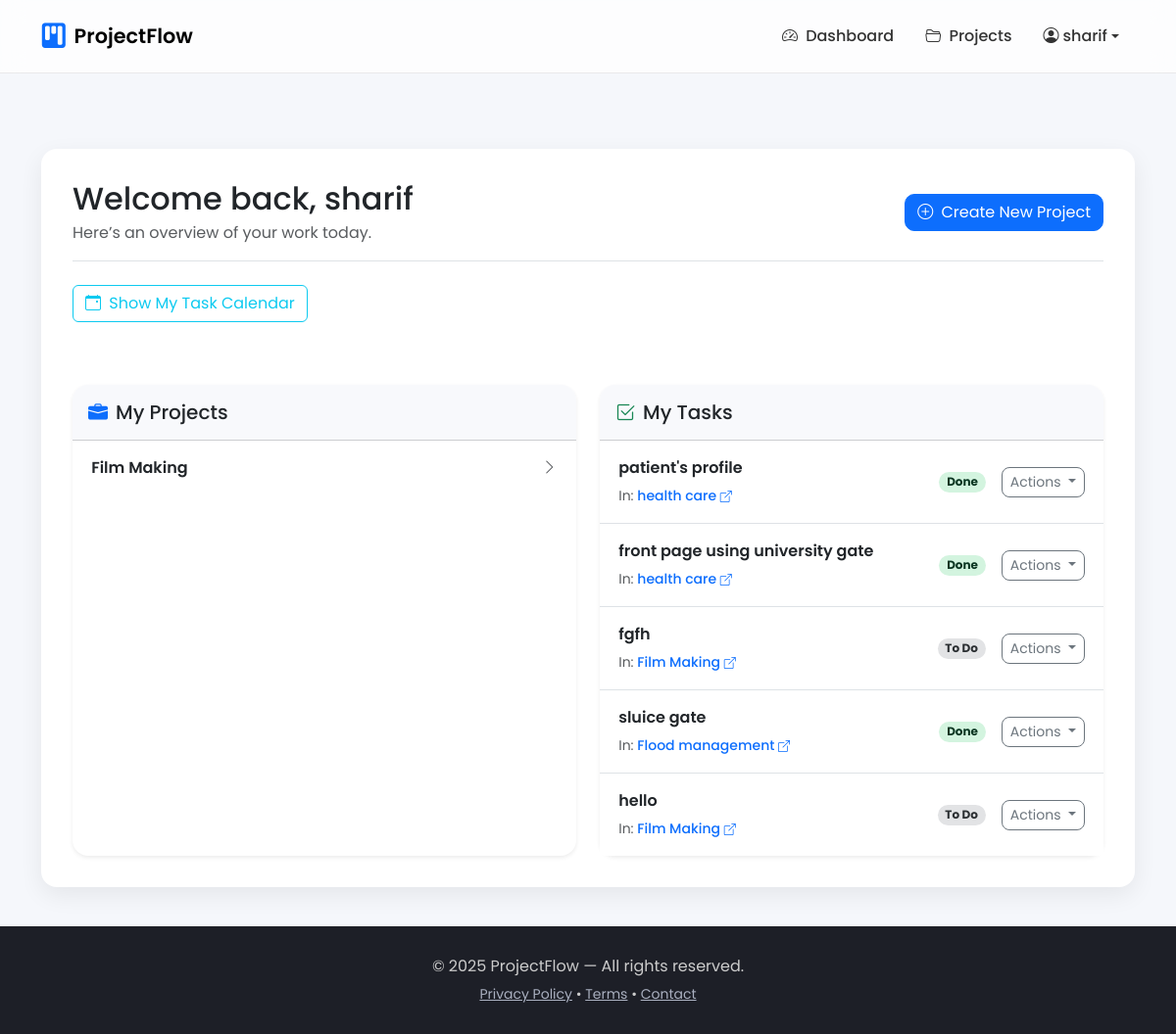
/dashboard/ (signed in), run on an earlier commit of the app's database.
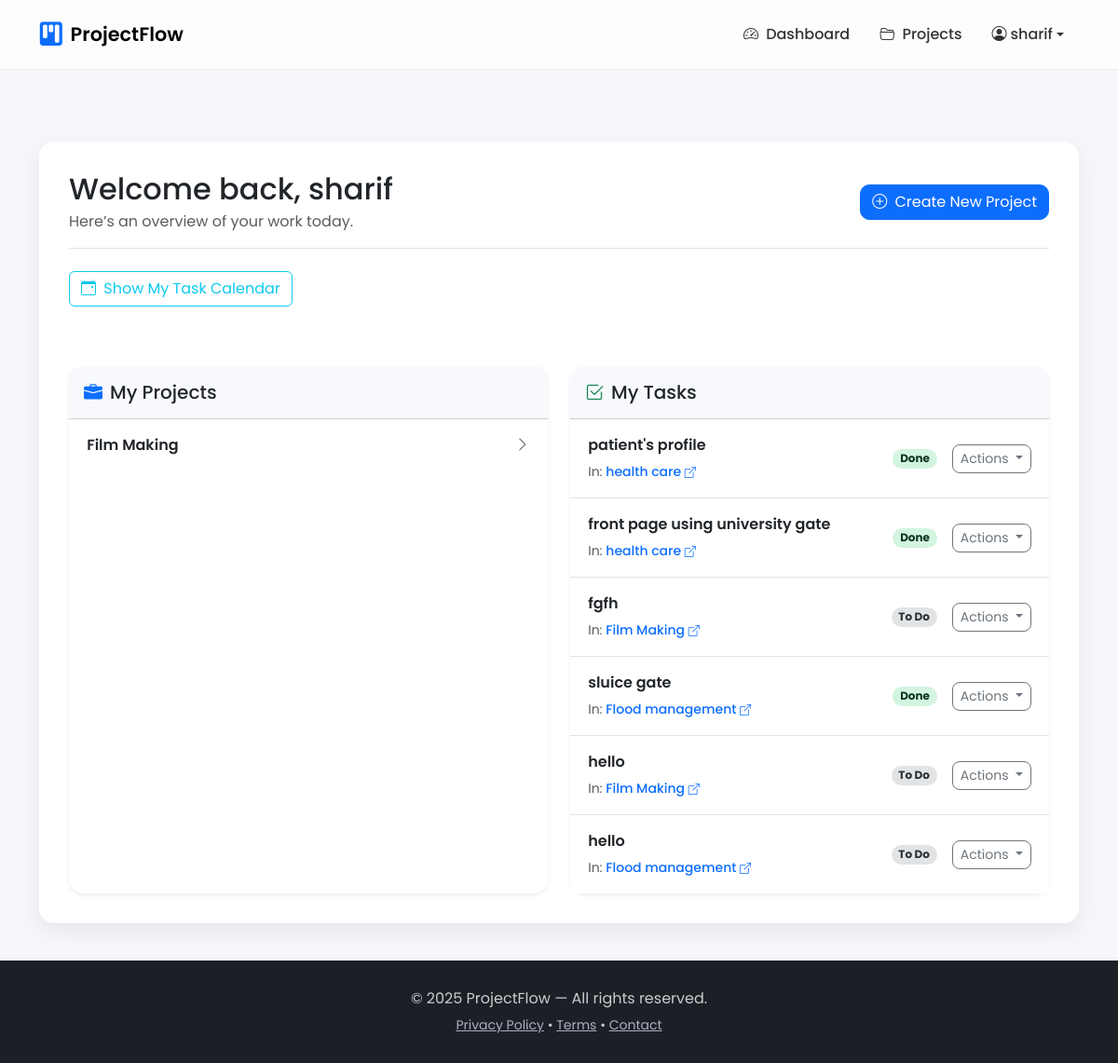
And on a later commit of the database.
### PM/models.py (models this page shows, shortened)
class Project(models.Model):
    name = models.CharField(max_length=200)
    description = models.TextField(blank=True)
    start_date = models.DateTimeField(default=timezone.now)
    end_date = models.DateTimeField(null=True, blank=True)
    manager = models.ForeignKey(User, on_delete=models.CASCADE, related_name="managed_projects")
    client = models.ForeignKey(User, on_delete=models.SET_NULL, null=True, blank=True, related_name="client_projects")

class Task(models.Model):
    STATUS_CHOICES = [
        ("todo", "To Do"),
        ("in_progress", "In Progress"),
        ("done", "Done"),
    ]
    project = models.ForeignKey(Project, on_delete=models.CASCADE, related_name="tasks")
    title = models.CharField(max_length=200)
    description = models.TextField(blank=True)
    assignee = models.ForeignKey(User, on_delete=models.SET_NULL, null=True, blank=True, related_name="tasks")
    assignee_email = models.EmailField(null=True, blank=True, help_text="Email for pending invitation")
    deadline = models.DateTimeField()
    status = models.CharField(max_length=20, choices=STATUS_CHOICES, default="todo")
    created_at = models.DateTimeField(auto_now_add=True)

### PM/views.py (the view)
# urls.py: path('dashboard/', views.dashboard, name='dashboard'),
@login_required
def dashboard(request):
    my_projects = Project.objects.filter(manager=request.user)
    assigned_tasks = Task.objects.filter(assignee=request.user)
    pending_email_tasks = Task.objects.filter(
        assignee_email=request.user.email,
        assignee__isnull=True
    )
    if pending_email_tasks.exists():
        pending_email_tasks.update(assignee=request.user, assignee_email=None)
        assigned_tasks = Task.objects.filter(assignee=request.user)
        messages.info(request, f"{pending_email_tasks.count()} pending task(s) have been assigned to you.")
    return render(request, "dashboard.html", {
        "my_projects": my_projects,
        "assigned_tasks": assigned_tasks
    })

### PM/templates/dashboard.html (shortened to what this page needs)
{% extends 'base.html' %}
{% block content %}
<div class="content-card dashboard-fade">
    <div class="d-flex flex-wrap justify-content-between align-items-center mb-4 pb-3 border-bottom">
        <div>
            <h1 class="h2 mb-1">Welcome back, {{ user.username|default:'User' }}</h1>
            <p class="text-muted mb-0">Here’s an overview of your work today.</p>
        </div>
        <a href="{% url 'project_create' %}" class="btn btn-primary create-btn mt-3 mt-md-0">
            <i class="bi bi-plus-circle me-1"></i> Create New Project
        </a>
    </div>
    <div class="mb-5">
        <button id="toggle-calendar-btn" class="btn btn-outline-info mb-3" type="button">
            <i class="bi bi-calendar-event me-1"></i> Show My Task Calendar
        </button>
    </div>
    <div class="row g-4">
        <div class="col-lg-6">
            <div class="card h-100 shadow-sm border-0">
                <div class="card-header py-3">
                    <h5 class="mb-0 d-flex align-items-center">
                        <i class="bi bi-briefcase-fill me-2 text-primary"></i>My Projects
                    </h5>
                </div>
                <ul class="list-group list-group-flush">
                    {% for project in my_projects %}
                    <li class="list-group-item d-flex justify-content-between align-items-center">
                        <a href="{% url 'project_detail' project.id %}"
                           class="text-decoration-none text-dark fw-semibold">
                            {{ project.name }}
                        </a>
                        <i class="bi bi-chevron-right text-muted"></i>
                    </li>
                    {% empty %}
                    <li class="list-group-item text-center text-muted p-4">
                        No projects yet — start by creating your first one!
                    </li>
                    {% endfor %}
                </ul>
            </div>
        </div>
        <div class="col-lg-6">
            <div class="card h-100 shadow-sm border-0">
                <div class="card-header py-3">
                    <h5 class="mb-0 d-flex align-items-center">
                        <i class="bi bi-check2-square me-2 text-success"></i>My Tasks
                    </h5>
                </div>
                <ul class="list-group list-group-flush">
                    {% for task in assigned_tasks %}
                    <li class="list-group-item d-flex justify-content-between align-items-center">
                        <div>
                            <p class="mb-1 fw-semibold">{{ task.title }}</p>
                            <small class="text-muted">
                                In:
                                <a href="{% url 'project_detail' task.project.id %}"
                                   class="text-primary fw-medium text-decoration-none">
                                    {{ task.project.name }}
                                    <i class="bi bi-box-arrow-up-right" style="font-size: 0.75rem"></i>
                                </a>
                            </small>
                        </div>
                        <div class="d-flex align-items-center">
                            {% if task.status == 'done' %}
                            <span class="badge bg-success-subtle text-success-emphasis rounded-pill me-3">
                                {{ task.get_status_display }}
                            </span>
                            {% elif task.status == 'in_progress' %}
                            <span class="badge bg-info-subtle text-info-emphasis rounded-pill me-3">
                                {{ task.get_status_display }}
                            </span>
                            {% else %}
                            <span class="badge bg-secondary-subtle text-secondary-emphasis rounded-pill me-3">
                                {{ task.get_status_display }}
                            </span>
                            {% endif %}
                            <div class="btn-group">
                                <button type="button" class="btn btn-sm btn-outline-secondary dropdown-toggle"
                                        data-bs-toggle="dropdown">
                                    Actions
                                </button>
                            </div>
                        </div>
                    </li>
                    {% empty %}
                    <li class="list-group-item text-center text-muted p-4">
                        You're all caught up — no tasks assigned! 🎉
                    </li>
                    {% endfor %}
                </ul>
            </div>
        </div>
    </div>
</div>
<link href="https://cdn.jsdelivr.net/npm/fullcalendar@6.1.8/index.global.min.css" rel="stylesheet">
{% endblock %}

### PM/templates/base.html (shortened to what this page needs)
{% load static %}
{% load crispy_forms_tags %}
<!DOCTYPE html>
<html lang="en">
<head>
    <link href="https://cdn.jsdelivr.net/npm/bootstrap@5.3.3/dist/css/bootstrap.min.css" rel="stylesheet">
    <link rel="stylesheet" href="https://cdn.jsdelivr.net/npm/bootstrap-icons@1.11.3/font/bootstrap-icons.min.css">
</head>
<body>
    <nav class="navbar navbar-expand-lg fixed-top">
        <div class="container">
            <a class="navbar-brand d-flex align-items-center" href="{% url 'home' %}">
                <i class="bi bi-kanban-fill text-primary me-2" style="font-size:1.6rem"></i>
                ProjectFlow
            </a>
            <div class="collapse navbar-collapse" id="navbarNav">
                <ul class="navbar-nav ms-auto align-items-center">
                    {% if user.is_authenticated %}
                        <li class="nav-item"><a class="nav-link" href="{% url 'dashboard' %}">
                            <i class="bi bi-speedometer2 me-1"></i> Dashboard</a>
                        </li>
                        <li class="nav-item"><a class="nav-link" href="{% url 'project_list' %}">
                            <i class="bi bi-folder2-open me-1"></i> Projects</a>
                        </li>
                        <li class="nav-item dropdown">
                            <a class="nav-link dropdown-toggle d-flex align-items-center" href="#"
                               data-bs-toggle="dropdown">
                                <i class="bi bi-person-circle me-1"></i>
                                {{ user.username|default:'User' }}
                            </a>
                        </li>
                    {% endif %}
                </ul>
            </div>
        </div>
    </nav>
<main class="main-content container" style="padding-top: 7rem;">
    {% block content %}
    {% endblock %}
</main>
    <footer class="footer mt-auto">
        <div class="container text-center">
            <p class="mb-1">© {% now "Y" %} ProjectFlow — All rights reserved.</p>
            <small>
                <a href="#">Privacy Policy</a> •
                <a href="#">Terms</a> •
                <a href="#">Contact</a>
            </small>
        </div>
    </footer>
</body>
</html>

### PM/templates/base.html (style rules this page uses)
body { font-family: 'Poppins', sans-serif; background: #f5f7fb; min-height: 100vh; display: flex; flex-direction: column; }
.navbar { backdrop-filter: blur(12px); background: rgba(255, 255, 255, 0.75); border-bottom: 1px solid rgba(0, 0, 0, 0.08); padding-top: 0.8rem; padding-bottom: 0.8rem; }
.navbar-brand { font-weight: 600; font-size: 1.3rem; }
.nav-link { font-weight: 500; color: #333 !important; padding: 0.6rem 1rem !important; }
.content-card { background: #fff; padding: 2rem; border-radius: 1rem; box-shadow: 0 8px 24px rgba(0, 0, 0, 0.07); margin-top: 2.5rem; margin-bottom: 2.5rem; }
.footer { background: #1d1f27; padding: 1.8rem 0; color: #ccc; }
.footer a { color: #aab0c0; transition: 0.2s; }

### PM/templates/dashboard.html (style rules this page uses)
.dashboard-fade { animation: fadeIn 0.7s ease-in-out; }
.create-btn { border-radius: 10px; transition: 0.25s ease; }
.card { border-radius: 1rem !important; }
.card-header { border-radius: 1rem 1rem 0 0 !important; background: #f8f9fc !important; font-weight: 600; }
.list-group-item { padding: 1rem 1.2rem; transition: 0.15s ease; }
.bg-success-subtle { background:#d3f4df !important; }
.bg-secondary-subtle { background:#e2e3e5 !important; }
.btn-outline-secondary { border-radius: 8px; }

What changed in the data, as far as the page shows it:
added Task: title "hello", project.name "Flood management", status "To Do"
